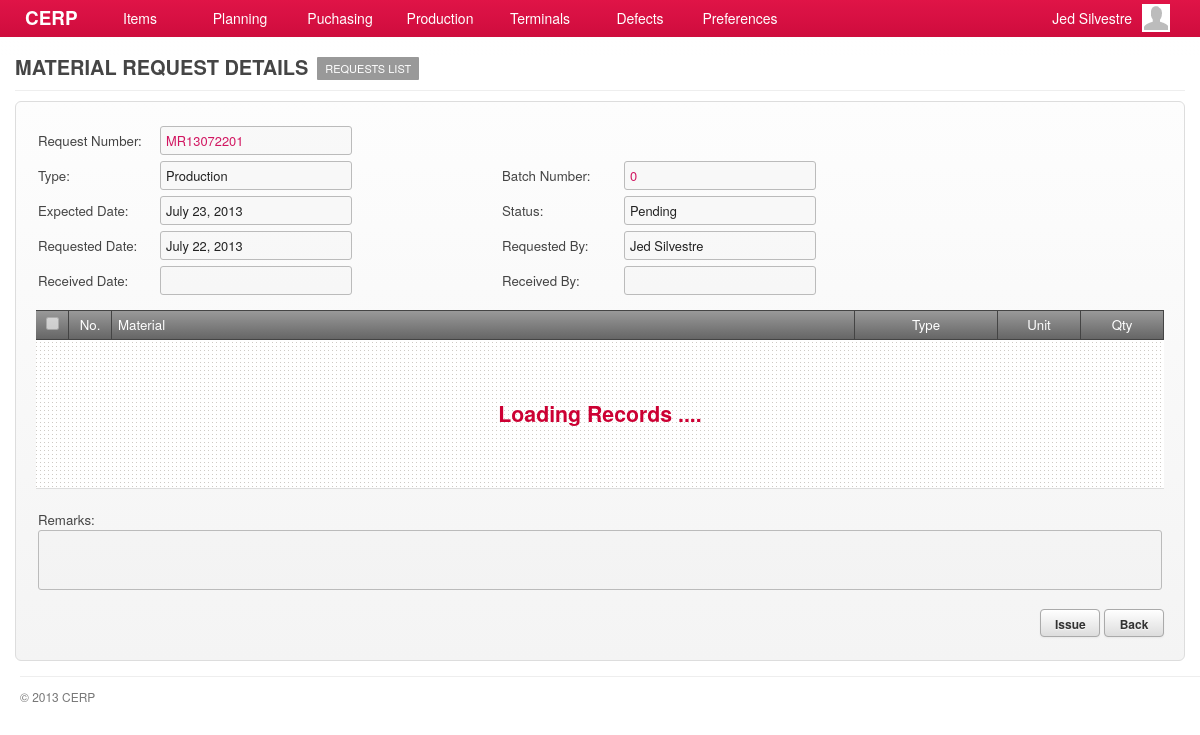
Page /account/production-material-requests-show.php?rid=1 (signed in) on the committed database.
### tables this page shows
CREATE TABLE `capabilities` (
  `id` int(11) NOT NULL AUTO_INCREMENT,
  `title` varchar(45) DEFAULT NULL,
  `name` varchar(45) DEFAULT NULL,
  `capability` varchar(45) DEFAULT NULL,
  `url` varchar(45) DEFAULT NULL,
  `parent` int(11) DEFAULT NULL,
  PRIMARY KEY (`id`)
);

CREATE TABLE `material_requests` (
  `id` int(11) NOT NULL AUTO_INCREMENT,
  `request_no` varchar(15) DEFAULT NULL,
  `request_type` int(11) DEFAULT NULL,
  `batch_no` int(11) DEFAULT NULL,
  `requested_date` date DEFAULT NULL,
  `requested_by` int(11) DEFAULT NULL,
  `expected_date` date DEFAULT NULL,
  `received_date` date DEFAULT NULL,
  `received_by` int(11) DEFAULT NULL,
  `remarks` varchar(100) DEFAULT NULL,
  `status` int(11) DEFAULT NULL,
  `completion_status` int(11) DEFAULT NULL,
  `created_at` datetime DEFAULT NULL,
  `updated_at` datetime DEFAULT NULL,
  PRIMARY KEY (`id`)
);

CREATE TABLE `lookups` (
  `id` int(11) NOT NULL AUTO_INCREMENT,
  `code` varchar(7) DEFAULT NULL,
  `description` varchar(45) DEFAULT NULL,
  `parent` varchar(6) DEFAULT NULL,
  `created_at` timestamp NULL DEFAULT NULL,
  `updated_at` timestamp NULL DEFAULT NULL,
  PRIMARY KEY (`id`)
);

CREATE TABLE `lookup_status` (
  `id` int(11) NOT NULL AUTO_INCREMENT,
  `code` varchar(7) DEFAULT NULL,
  `description` varchar(45) DEFAULT NULL,
  `parent` varchar(6) DEFAULT NULL,
  `created_at` timestamp NULL DEFAULT NULL,
  `updated_at` timestamp NULL DEFAULT NULL,
  PRIMARY KEY (`id`)
);

### include/general.class.php (called while the page is built, shortened)
<?php
require('database.class.php');
require('capabilities.class.php');
require('posts.class.php');
require('query.class.php');
require('role.class.php');
$HostAccount	= "account";
$DB				= new MySQL;
  $Host			= "cerp";
  $HostAccount	= "/".$Host."/".$HostAccount;
  $DB->database	= "cerpdb";
  $DB->username	= "cerpuser";
  $DB->password	= "cerpuser";
  $DB->hostname	= "localhost";
$Capabilities	= new Capabilities($DB);
$Query			= new Query($DB);
$Signed			= $_SESSION['user'];
$Role		= new Role($DB, $Signed['id']);
require('functions.php');
?>

### include/role.class.php (called while the page is built, shortened)
<?php
class Role
{
	private $DB;
	private $user_id;
	function Role($db, $uid) {
  	$this->DB = $db;
		$this->user_id = $uid;
  }
	function isCapableByName($cap_name) {
		foreach ($this->getUserRoles() as $user_role) {
			$result = $this->DB->Find('role_capabilities', array(
						  			'columns' 		=> 'role_capabilities.*',
						  			'joins' => 'INNER JOIN capabilities ON capabilities.id = role_capabilities.capability_id',
						  	    'conditions' 	=> 'capabilities.capability="'. $cap_name .'" AND role_id='. $user_role['role_id']));
			if(isset($result)) {
				return TRUE;
			}
		}
	}
	function getUserRoles() {
		$result = $this->DB->Get('user_roles', array(
						  			'columns' 		=> 'user_roles.role_id, roles.name',
						  			'joins' => 'INNER JOIN roles ON roles.id = user_roles.role_id',
						  	    'conditions' 	=> 'user_roles.user_id='. $this->user_id));
		if(isset($result)) {
			return $result;
		}
	}
}

### include/database.class.php (called while the page is built, shortened)
<?php
class MySQL {
  public $username	= "cerpuser";
  public $password	= "cerpuser";
  public $hostname	= "localhost";
  public function Connect() {
    $conn = mysql_connect($this->hostname, $this->username, $this->password) or die("<br/><span class='notice'><p class='error'><strong>ERROR!</strong> Unable to connect to MySQL! </p></span>");
    return $conn;
  }
  public function Query($sql) {
  	$conn = $this->Connect();
    $result = mysql_query($sql, $conn);
	return $result;
  }
	function Find($table, $args='') {
  	if (isset($args)) {
  	  $args['columns'] = (isset($args['columns']) ? $args['columns'] : '*');
  	  $args['joins'] = (isset($args['joins']) ? $args['joins'] : '');
	 	 	$args['conditions'] = ($args['conditions'] == '' ? '' : 'where '.$args['conditions']);
		}
		$sql = "SELECT ".$args['columns']." FROM ".$table." ".$args['joins']." ".$args['conditions'];
		$row = $this->IsEmpty($this->Query($sql));
		return mysql_fetch_array($row);
  }
  function Get($table, $args='') {
  	if (isset($args)) {
  	  $args['columns'] = (isset($args['columns']) ? $args['columns'] : '*');
  	  $args['joins'] = (isset($args['joins']) ? $args['joins'] : '');
		  $args['conditions'] = ($args['conditions'] == '' ? '' : 'WHERE '.$args['conditions']);
  	  $args['order'] = (isset($args['order']) ? ' ORDER BY '.$args['order'] : '');
  	  $args['limit'] = (isset($args['limit']) ? ' LIMIT '.$args['limit'] : '');
  	  $args['group'] = (isset($args['group']) ? ' GROUP BY '.$args['group'] : '');
		}
		$data = array();
		$sql = "SELECT ".$args['columns']." FROM ".$table." ".$args['joins']." ".$args['conditions']." ".$args['group']." ".$args['order']." ".$args['limit'];
		$result = $this->IsEmpty($this->Query($sql));
		if(!empty($result)) {
	      while ($row = mysql_fetch_array($result)) {
	        $data[] = $row;
	      }
		}
		return $data;
  }
	function Fetch($table, $args='') {
  	if (isset($args)) {
  	  $args['columns'] = (isset($args['columns']) ? $args['columns'] : '*');
  	  $args['joins'] = (isset($args['joins']) ? $args['joins'] : '');
			$args['conditions'] = (isset($args['conditions']) && $args['conditions'] != '') ? ' WHERE '.$args['conditions'] : '';
			$args['order'] = (isset($args['order']) ? ' ORDER BY '.$args['order'] : '');
			$args['limit'] = (isset($args['limit']) ? ' LIMIT '.$args['limit'] : '');
			$args['group'] = (isset($args['group']) ? ' GROUP BY '.$args['group'] : '');
    }
	$data = array();
    $sql = "SELECT ".$args['columns'];
    $sql .= " FROM ".$table." ".$args['joins'];
    $sql .= $args['conditions'];
    $sql .= $args['group'];
    $sql .= $args['order'];
    $sql .= $args['limit'];
	$result = $this->IsEmpty($this->Query($sql));
	if(!empty($result)) {
      while ($row = mysql_fetch_array($result, MYSQL_ASSOC)) {
        $data[] = $row;
      }
	}
	return $data;
  }
  private function IsEmpty($result) {
    if(mysql_num_rows($result) > 0) return $result;
    return null;
  }
}

### include/capabilities.class.php (called while the page is built, shortened)
<?php
class Capabilities {
  private $DB;
	public $All;
	function Capabilities($db) {
		$this->DB = $db;
		$this->GetCapabilities();
	}
  function GetTitle() {
    global $capability_key;
	return $this->All[$capability_key]['title'];
  }
	function GetCapabilities() {
		$capabilities = $this->DB->Get('capabilities', array(
					  			'columns' 		=> 'id, capability, title, name, parent, url',
					  	    'conditions' 	=> 'parent IS NOT null ORDER BY parent'));
		$all = array();
		foreach ($capabilities as $cap) {
			$all[$cap['capability']] = array('title' => $cap['title'],'name' => $cap['name'], 'url' => $cap['url'], 'parent' => $cap['parent']);
		}
		$this->All = $all;
	}
}

### include/query.class.php (called while the page is built, shortened)
<?php
class Query {
  private $DB;
  function Query($db) {
  	$this->DB = $db;
  }
	function material_request_by_id($id) {
  	$query = $this->DB->Fetch('material_requests', array(
               'columns' => 'material_requests.id,material_requests.request_no, lookups.description AS type, batch_no, remarks, expected_date,
               							requested_date, received_date, lookup_status.description AS status, lookup_status2.description AS completion_status,
               							CONCAT(users1.first_name, " ", users1.last_name) AS requested_by,
               							CONCAT(users2.first_name, " ", users2.last_name) AS received_by',
               'joins' => 'INNER JOIN lookups ON lookups.id = material_requests.request_type
               						INNER JOIN lookup_status ON lookup_status.id = material_requests.status
               						INNER JOIN lookup_status AS lookup_status2 ON lookup_status2.id = material_requests.completion_status
               						LEFT OUTER JOIN users AS users1 ON users1.id = material_requests.requested_by
               						LEFT OUTER JOIN users AS users2 ON users2.id = material_requests.received_by',
							 'conditions' => 'material_requests.id='.$id,
							 'order' => 'expected_date'
							 )
             );
	if(!empty($query)) return $query[0];
	return null;
  }
}

### include/functions.php (called while the page is built, shortened)
<?php
function host($uri='') {
  global $HostAccount;
  return $HostAccount."/".$uri;
}

### account/production-material-requests-show.php (the view, shortened to what this page needs)
<?php
  $capability_key = 'show_material_requests';
  require('header.php');
	$allowed = $Role->isCapableByName($capability_key);
	if(!$allowed) {
		require('inaccessible.php');
	}else{
  	$request = $Query->material_request_by_id($_GET['rid']);
?>
  <div id="page">
    <div id="page-title">
      <h2>
        <span class="title"><?php echo $Capabilities->GetTitle(); ?></span>
        <?php
        	echo '<a href="'.$Capabilities->All['material_requests']['url'].'" class="nav">Requests List</a>';
				?>
      </h2>
    </div>
    <div id="content">
      <form id="request-form" action="<?php host($Capabilities->GetUrl()) ?>" method="POST" class="form-container">
         <div>
         	<table>
               <tr>
                  <td width="120">Request Number:</td><td width="340"><input type="text" value="<?php echo $request['request_no']; ?>" class="text-field magenta" disabled/></td>
                  <td width="120"></td><td width="340"></td>
               </tr>
               <tr>
                  <td>Type:</td><td><input type="text" value="<?php echo $request['type']; ?>" class="text-field" disabled/></td>
                  <td>Batch Number:</td><td><input type="text" value="<?php echo $request['batch_no']; ?>" class="text-field magenta" disabled/></td>
               </tr>
               <tr>
                  <td>Expected Date:</td><td><input type="text" value="<?php echo date("F d, Y", strtotime($request['expected_date'])) ?>" class="text-field" disabled/></td>
                  <td>Status:</td><td><input type="text" value="<?php echo $request['completion_status']; ?>" class="text-field" disabled/></td>
               </tr>
               <tr>
                  <td>Requested Date:</td><td><input type="text" value="<?php echo date("F d, Y", strtotime($request['requested_date'])) ?>" class="text-field" disabled/></td>
                  <td>Requested By:</td><td><input type="text" value="<?php echo $request['requested_by']; ?>" class="text-field" disabled/></td>
               </tr>
               <tr>
                  <td>Received Date:</td><td><input type="text" value="<?php echo $rcv_date = ($request['received_date']!='') ? date("F d, Y", strtotime($request['received_date'])) : '' ?>" class="text-field" disabled/></td>
                  <td>Received By:</td><td><input type="text" value="<?php echo $request['received_by']; ?>" class="text-field" disabled/></td>
               </tr>
               <tr><td height="5" colspan="99"></td></tr>
            </table>
         </div>
         <div id="grid-request-items" class="grid jq-grid" style="min-height:146px;">
           <table cellspacing="0" cellpadding="0">
             <thead>
               <tr>
                 <td width="20" class="border-right text-center"><input type="checkbox" class="chk-all" disabled/></td>
                 <td width="30" class="border-right text-center">No.</td>
                 <td class="border-right">Material</td>
             			<td width="130" class="border-right text-center">Type</td>
             			<td width="70" class="border-right text-center">Unit</td>
                 <td width="70" class="border-right text-center">Qty</td>
               </tr>
             </thead>
             <tbody id="request-items"></tbody>
           </table>
         </div>
         <div>
         	<table width="100%">
               <tr><td height="5" colspan="99"></td></tr>
               <tr>
                  <td></td>
                  <td align="right"></td>
               </tr>
               <tr><td colspan="2">Remarks:<br/><textarea style="min-width:650px;width:98.9%;height:50px;" disabled><?php echo $request['remarks']; ?></textarea></td></tr>
            </table>
         </div>
         <div class="field-command">
           <?php if($request['status'] == "Publish" && $request['completion_status'] != "Issued") { ?>
           <input type="button" value="Issue" class="btn redirect-to" rel="<?php echo host('production-material-requests-issue.php?rid='. $request['id']); ?>" />
       	   <?php } elseif($request['status'] != "Publish") { ?>
       	   	<input type="button" value="Edit" class="btn redirect-to" rel="<?php echo host('production-material-requests-edit.php?rid='. $request['id']); ?>" />
       	   	<?php } ?>
           <input type="button" value="Back" class="btn redirect-to" rel="<?php echo host('production-material-requests.php'); ?>"/>
         </div>
      </form>
   </div>
<?php }
require('footer.php'); ?>

### rows in the picture
capabilities: title "MATERIAL REQUEST DETAILS"
material_requests: request_no "MR13072201", description "Production", batch_no "0", expected_date "July 23, 2013", description "Pending", requested_date "July 22, 2013"

### other values in the picture
$Signed['first_name'] "Jed"
$Signed['last_name'] "Silvestre"
